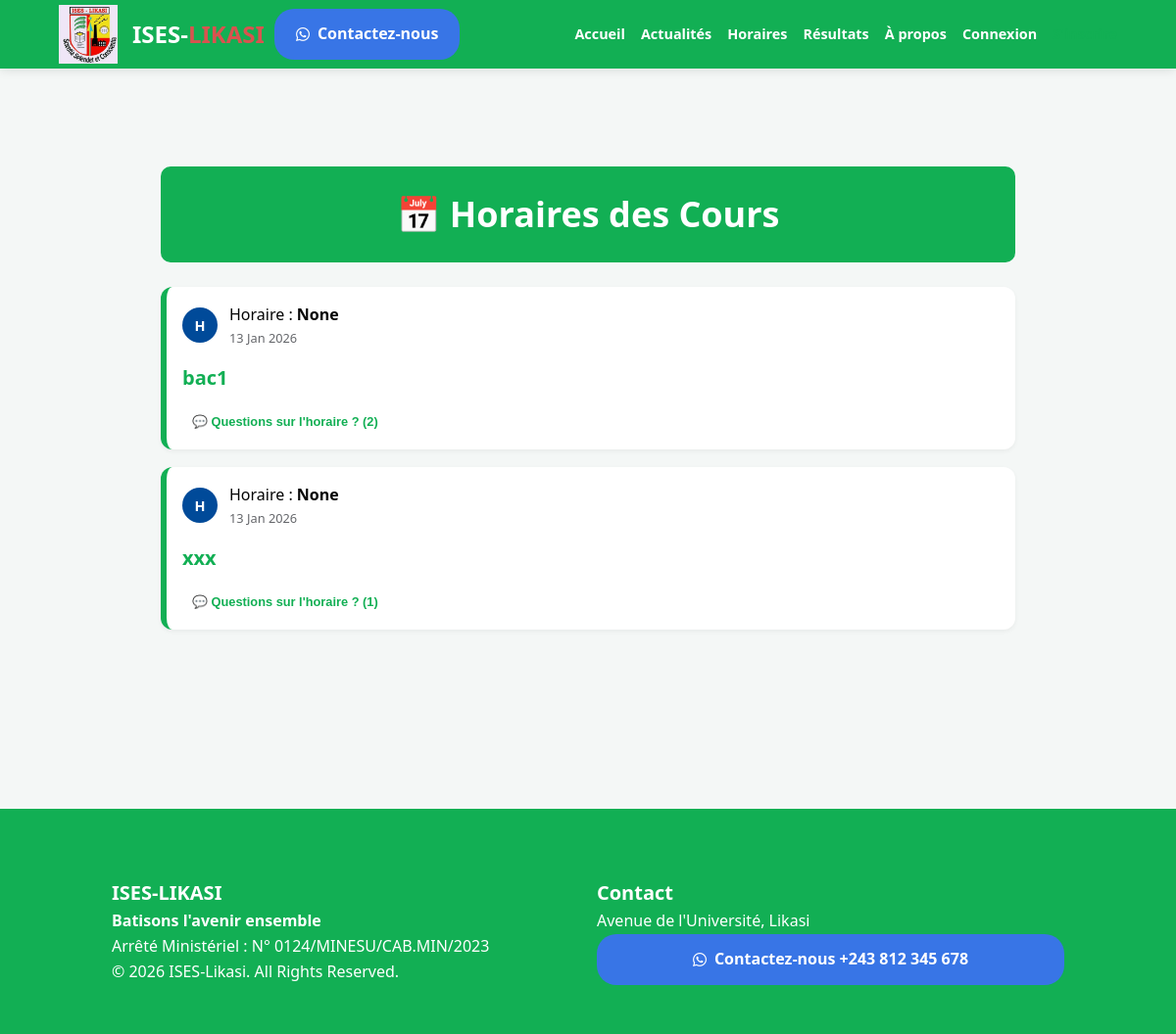
The app's page /schedules/, older data.
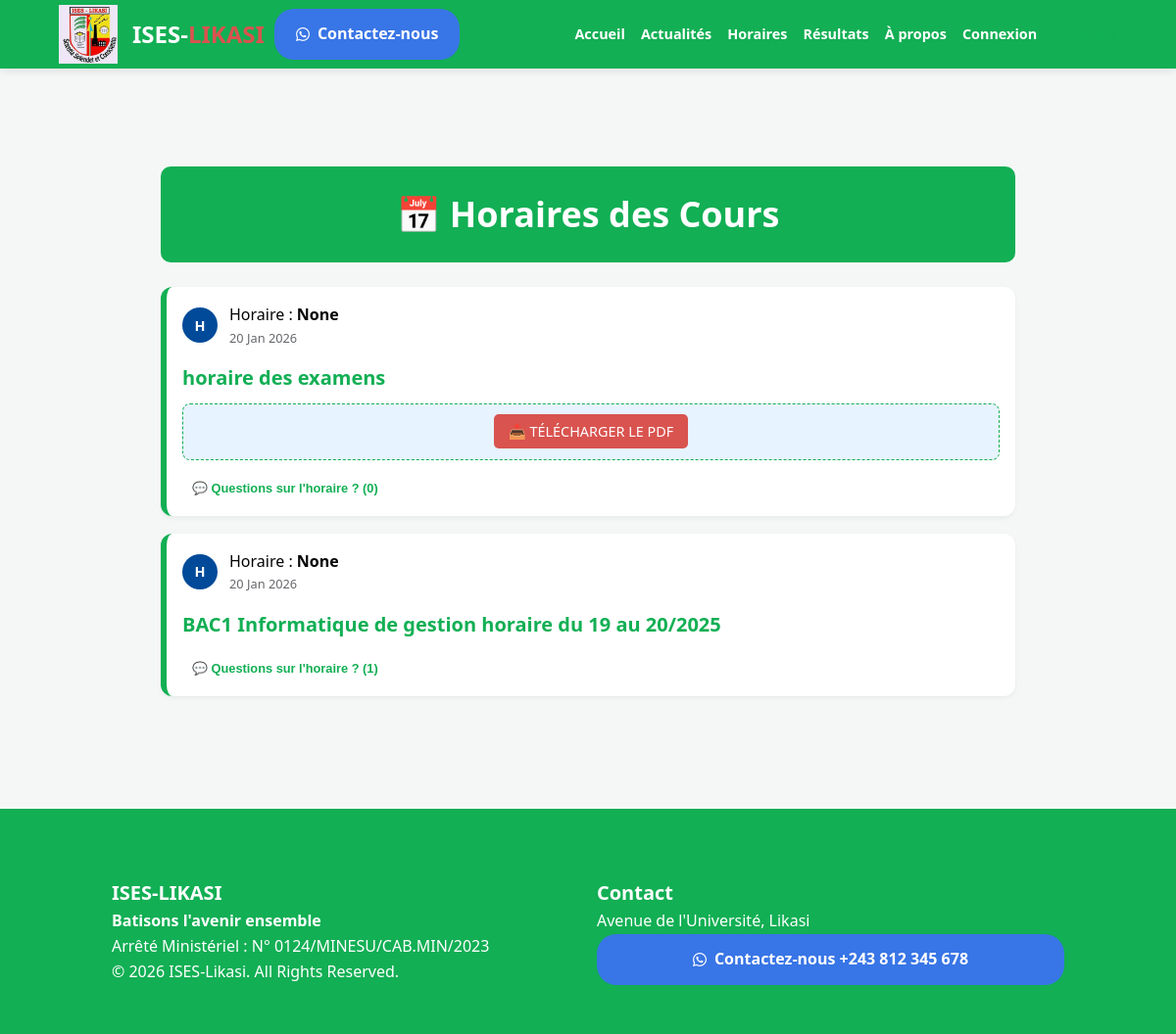
The same page, newer data.
### portal/models.py (models this page shows)
class Post(models.Model):
    POST_TYPES = (
        ('GENERAL', 'Publication Générale'),
        ('NEWS', 'Communiqué Officiel'),
        ('SCHEDULE', 'Horaire de Cours'),
    )
    author = models.ForeignKey(User, on_delete=models.CASCADE)
    post_type = models.CharField(max_length=10, choices=POST_TYPES, default='GENERAL')
    title = models.CharField(max_length=200)
    content = models.TextField()
    promotion = models.ForeignKey(Promotion, on_delete=models.CASCADE, blank=True, null=True)
    image = models.ImageField(upload_to='posts/', blank=True, null=True)
    video = models.FileField(upload_to='videos/', blank=True, null=True)
    document_pdf = models.FileField(upload_to='documents/', blank=True, null=True)
    created_at = models.DateTimeField(auto_now_add=True)
    likes = models.ManyToManyField(User, related_name='post_likes', blank=True)

### portal/views.py (the view)
# urls.py: path('schedules/', views.schedules_view, name='schedules'),
def schedules_view(request):
    posts = Post.objects.filter(post_type='SCHEDULE').order_by('-created_at')
    return render(request, 'portal/schedules.html', {'posts': posts})

### portal/templates/portal/schedules.html (shortened to what this page needs)
{% extends 'portal/base.html' %}
{% block content %}
<div class="feed-container">
    <div class="page-header-box" style="background: var(--blue); color: white; padding: 20px; border-radius: 10px; margin-bottom: 25px; text-align: center;">
        <h1>📅 Horaires des Cours</h1>
    </div>
    {% for post in posts %}
    <div class="post-card" style="border-left: 6px solid var(--blue);">
        <div class="post-header-meta">
            <div class="fb-avatar">H</div>
            <div class="post-info">
                <span class="post-author-name">Horaire : <strong>{{ post.promotion }}</strong></span>
                <span class="post-date">{{ post.created_at|date:"d M Y" }}</span>
            </div>
        </div>
        <div class="post-content">
            <h2 class="post-title">{{ post.title }}</h2>
            {% if post.document_pdf %}
            <div class="schedule-download-box" style="background: #e7f3ff; border: 1px dashed var(--blue); padding: 15px; border-radius: 8px; text-align: center;">
                <a href="{{ post.document_pdf.url }}" class="btn-pdf-download" target="_blank">📥 TÉLÉCHARGER LE PDF</a>
            </div>
            {% endif %}
        </div>
        <div class="fb-comments-wrapper" style="margin-top: 15px;">
            <button type="button" class="interaction-btn" onclick="toggleComments('{{ post.id }}')" style="font-size: 0.8rem; color: var(--blue);">
                💬 Questions sur l'horaire ? ({{ post.comments.count }})
            </button>
        </div>
    </div>
    {% endfor %}
</div>
{% endblock %}

Row changes from the older to the newer data that the page shows:
removed Post: promotion "None", created_at "13 Jan 2026", title "bac1", comments.count "2"
removed Post: promotion "None", created_at "13 Jan 2026", title "xxx", comments.count "1"
added Post: promotion "None", created_at "20 Jan 2026", title "horaire des examens", comments.count "0"
added Post: promotion "None", created_at "20 Jan 2026", title "BAC1 Informatique de gestion horaire du 19 au 20/2025", comments.count "1"
